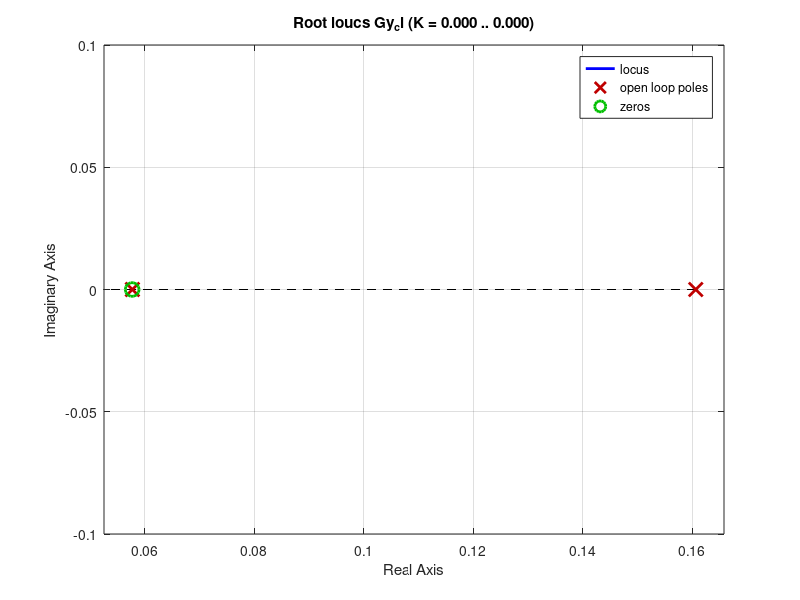
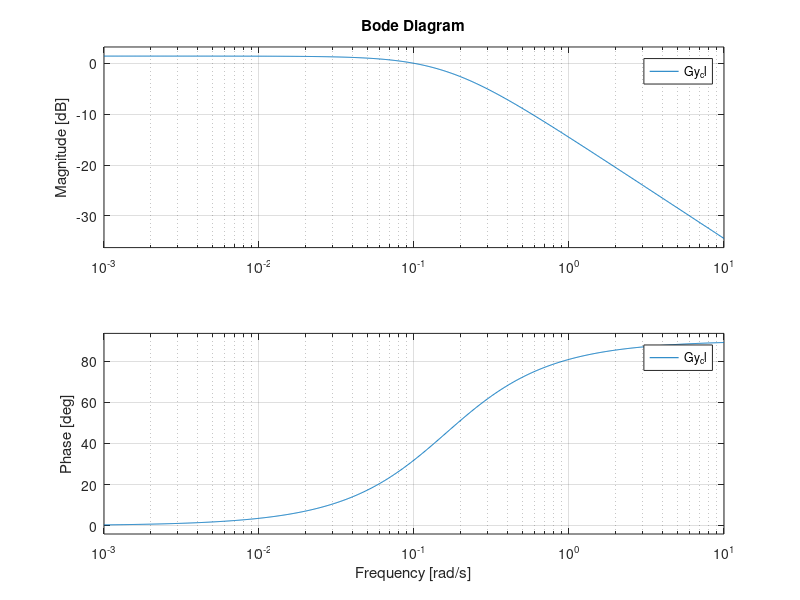

The MATLAB script that drew these images, in order:
y = -0.15;
v = 50.8691;
g = 9.81;
n = 0.9887;
k1 = 61.6594;
k2 = 4.8747e-5;

A = [(sin(y)*g)/v, ((cos(y)*g)/v^2) - ((n*g)/v^2); -cos(y), (2*k1*n^2*g)/v^3 - (-2*k2*v*g)];
B = [g/v^2;(-2*k1*n*g)/v^2];
Cv = [0 1];
Cy = [1 0];
D = 0;

sysy = ss(A,B,Cy,D);
sysv = ss(A,B,Cv,D);

[b,a] = ss2tf(A,B,Cy,D);
[b2,a2] = ss2tf(A,B,Cv,D);

Gy = tf(b,a);
Gv = tf(b2,a2);

Gy_cl = feedback(Gy*-50,1);

disp("Roots of Gy(s) : ");
disp(pole(Gy_cl));

disp("Roots of Gv(s) : ");
disp(pole(Gv));

disp("Zeros of Gy(s) : ");
disp(zero(Gy_cl));

figure
rlocus(Gy_cl);

figure
bode(Gy_cl);



